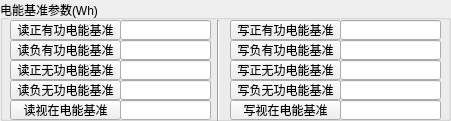
     <widget class="QGroupBox" name="groupBox_MbBaselinePara">
      <property name="geometry">
       <rect>
        <x>10</x>
        <y>370</y>
        <width>451</width>
        <height>121</height>
       </rect>
      </property>
      <property name="title">
       <string>电能基准参数(Wh)</string>
      </property>
      <widget class="QPushButton" name="pushButton_MbReadPosAE">
       <property name="geometry">
        <rect>
         <x>10</x>
         <y>20</y>
         <width>111</width>
         <height>20</height>
        </rect>
       </property>
       <property name="text">
        <string>读正有功电能基准</string>
       </property>
      </widget>
      <widget class="QPushButton" name="pushButton_MbReadNegAE">
       <property name="geometry">
        <rect>
         <x>10</x>
         <y>40</y>
         <width>111</width>
         <height>20</height>
        </rect>
       </property>
       <property name="text">
        <string>读负有功电能基准</string>
       </property>
      </widget>
      <widget class="QPushButton" name="pushButton_MbReadPosRE">
       <property name="geometry">
        <rect>
         <x>10</x>
         <y>60</y>
         <width>111</width>
         <height>20</height>
        </rect>
       </property>
       <property name="text">
        <string>读正无功电能基准</string>
       </property>
      </widget>
      <widget class="QPushButton" name="pushButton_MbReadNegRE">
       <property name="geometry">
        <rect>
         <x>10</x>
         <y>80</y>
         <width>111</width>
         <height>20</height>
        </rect>
       </property>
       <property name="text">
        <string>读负无功电能基准</string>
       </property>
      </widget>
      <widget class="QPushButton" name="pushButton_MbReadAppEnergy">
       <property name="geometry">
        <rect>
         <x>10</x>
         <y>100</y>
         <width>111</width>
         <height>20</height>
        </rect>
       </property>
       <property name="text">
        <string>读视在电能基准</string>
       </property>
      </widget>
      <widget class="QLineEdit" name="lineEdit_MbReadPosAE">
       <property name="geometry">
        <rect>
         <x>120</x>
         <y>20</y>
         <width>91</width>
         <height>20</height>
        </rect>
       </property>
       <property name="readOnly">
        <bool>true</bool>
       </property>
      </widget>
      <widget class="QLineEdit" name="lineEdit_MbReadNegAE">
       <property name="geometry">
        <rect>
         <x>120</x>
         <y>40</y>
         <width>91</width>
         <height>20</height>
        </rect>
       </property>
       <property name="readOnly">
        <bool>true</bool>
       </property>
      </widget>
      <widget class="QLineEdit" name="lineEdit_MbReadPosRE">
       <property name="geometry">
        <rect>
         <x>120</x>
         <y>60</y>
         <width>91</width>
         <height>20</height>
        </rect>
       </property>
       <property name="readOnly">
        <bool>true</bool>
       </property>
      </widget>
      <widget class="QLineEdit" name="lineEdit_MbReadNegRE">
       <property name="geometry">
        <rect>
         <x>120</x>
         <y>80</y>
         <width>91</width>
         <height>20</height>
        </rect>
       </property>
       <property name="readOnly">
        <bool>true</bool>
       </property>
      </widget>
      <widget class="QLineEdit" name="lineEdit_MbReadAppEnergy">
       <property name="geometry">
        <rect>
         <x>120</x>
         <y>100</y>
         <width>91</width>
         <height>20</height>
        </rect>
       </property>
       <property name="readOnly">
        <bool>true</bool>
       </property>
      </widget>
      <widget class="Line" name="line_21">
       <property name="geometry">
        <rect>
         <x>210</x>
         <y>20</y>
         <width>16</width>
         <height>101</height>
        </rect>
       </property>
       <property name="orientation">
        <enum>Qt::Vertical</enum>
       </property>
      </widget>
      <widget class="QPushButton" name="pushButton_MbWritePosAE">
       <property name="geometry">
        <rect>
         <x>230</x>
         <y>20</y>
         <width>111</width>
         <height>20</height>
        </rect>
       </property>
       <property name="text">
        <string>写正有功电能基准</string>
       </property>
      </widget>
      <widget class="QPushButton" name="pushButton_MbWriteNegAE">
       <property name="geometry">
        <rect>
         <x>230</x>
         <y>40</y>
         <width>111</width>
         <height>20</height>
        </rect>
       </property>
       <property name="text">
        <string>写负有功电能基准</string>
       </property>
      </widget>
      <widget class="QPushButton" name="pushButton_MbWritePosRE">
       <property name="geometry">
        <rect>
         <x>230</x>
         <y>60</y>
         <width>111</width>
         <height>20</height>
        </rect>
       </property>
       <property name="text">
        <string>写正无功电能基准</string>
       </property>
      </widget>
      <widget class="QPushButton" name="pushButton_MbWriteNegRE">
       <property name="geometry">
        <rect>
         <x>230</x>
         <y>80</y>
         <width>111</width>
         <height>20</height>
        </rect>
       </property>
       <property name="text">
        <string>写负无功电能基准</string>
       </property>
      </widget>
      <widget class="QPushButton" name="pushButton_MbWriteAppEnergy">
       <property name="geometry">
        <rect>
         <x>230</x>
         <y>100</y>
         <width>111</width>
         <height>20</height>
        </rect>
       </property>
       <property name="text">
        <string>写视在电能基准</string>
       </property>
      </widget>
      <widget class="QLineEdit" name="lineEdit_MbWritePosAE">
       <property name="geometry">
        <rect>
         <x>340</x>
         <y>20</y>
         <width>101</width>
         <height>20</height>
        </rect>
       </property>
      </widget>
      <widget class="QLineEdit" name="lineEdit_MbWriteNegAE">
       <property name="geometry">
        <rect>
         <x>340</x>
         <y>40</y>
         <width>101</width>
         <height>20</height>
        </rect>
       </property>
      </widget>
      <widget class="QLineEdit" name="lineEdit_MbWritePosRE">
       <property name="geometry">
        <rect>
         <x>340</x>
         <y>60</y>
         <width>101</width>
         <height>20</height>
        </rect>
       </property>
      </widget>
      <widget class="QLineEdit" name="lineEdit_MbWriteNegRE">
       <property name="geometry">
        <rect>
         <x>340</x>
         <y>80</y>
         <width>101</width>
         <height>20</height>
        </rect>
       </property>
      </widget>
      <widget class="QLineEdit" name="lineEdit_MbWriteAppEnergy">
       <property name="geometry">
        <rect>
         <x>340</x>
         <y>100</y>
         <width>101</width>
         <height>20</height>
        </rect>
       </property>
      </widget>
     </widget>
